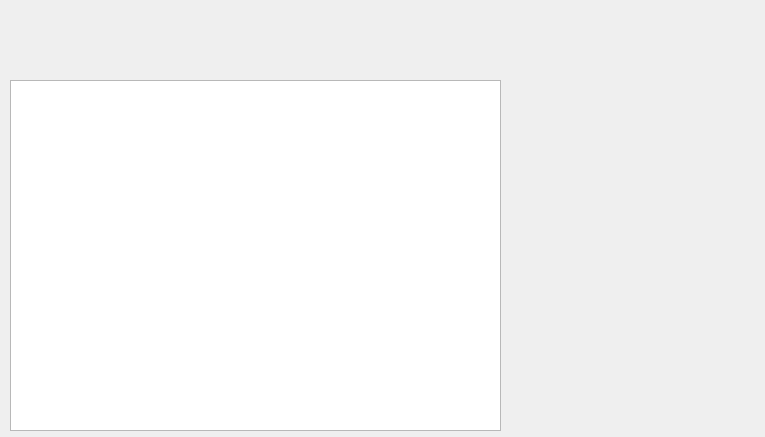
<?xml version="1.0" encoding="UTF-8"?>
<ui version="4.0">
 <class>Dialog</class>
 <widget class="QDialog" name="Dialog">
  <property name="geometry">
   <rect>
    <x>0</x>
    <y>0</y>
    <width>765</width>
    <height>437</height>
   </rect>
  </property>
  <property name="windowTitle">
   <string>Jr</string>
  </property>
  <widget class="QTextEdit" name="textEdit">
   <property name="geometry">
    <rect>
     <x>10</x>
     <y>80</y>
     <width>491</width>
     <height>351</height>
    </rect>
   </property>
  </widget>
 </widget>
 <resources/>
 <connections/>
</ui>
